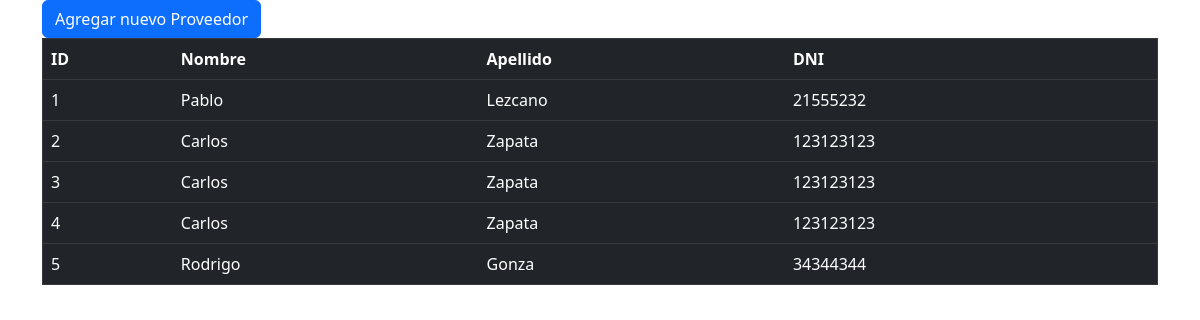
Screenshot of /home/listado_proveedores/ with the database file from the repository.
### compra/models.py (models this page shows, shortened)
class Proveedor(models.Model):
    nombre = models.CharField(max_length=100)
    apellido = models.CharField(max_length=100)
    dni = models.IntegerField()

### compra/views.py (the view)
# urls.py: path('listado_proveedores/', views.listado_proveedores, name='listado_proveedores'),
def listado_proveedores(request):
    proveedores = Proveedor.objects.all()
    context = {
        'proveedores':proveedores
    }
    return render(request, 'compra/listado_proveedores.html', context)

### compra/templates/compra/listado_proveedores.html (shortened to what this page needs)
<!DOCTYPE html>
<html lang="en">
<head>
    <link href="https://cdn.jsdelivr.net/npm/bootstrap@5.3.0-alpha3/dist/css/bootstrap.min.css" rel="stylesheet">
</head>
<body>
    <div class="container">
        <a class="btn btn-primary" href="{% url 'nuevo_proveedor'%}">
            Agregar nuevo Proveedor
        </a>
        <table class="table table-dark table-hover" border="1">
            <tr>
                <th>ID</th>
                <th>Nombre</th>
                <th>Apellido</th>
                <th>DNI</th>
            </tr>
            {% for proveedor in proveedores %}
                <tr>
                    <td>{{proveedor.id}}</td>
                    <td>{{proveedor.nombre}}</td>
                    <td>{{proveedor.apellido}}</td>
                    <td>{{proveedor.dni}}</td>
                </tr>
            {% endfor %}
        </table>
    </div>
</body>
</html>

### rows the page displays
Proveedor: id "1", nombre "Pablo", apellido "Lezcano", dni "21555232"
Proveedor: id "2", nombre "Carlos", apellido "Zapata", dni "123123123"
Proveedor: id "3", nombre "Carlos", apellido "Zapata", dni "123123123"
Proveedor: id "4", nombre "Carlos", apellido "Zapata", dni "123123123"
Proveedor: id "5", nombre "Rodrigo", apellido "Gonza", dni "34344344"
